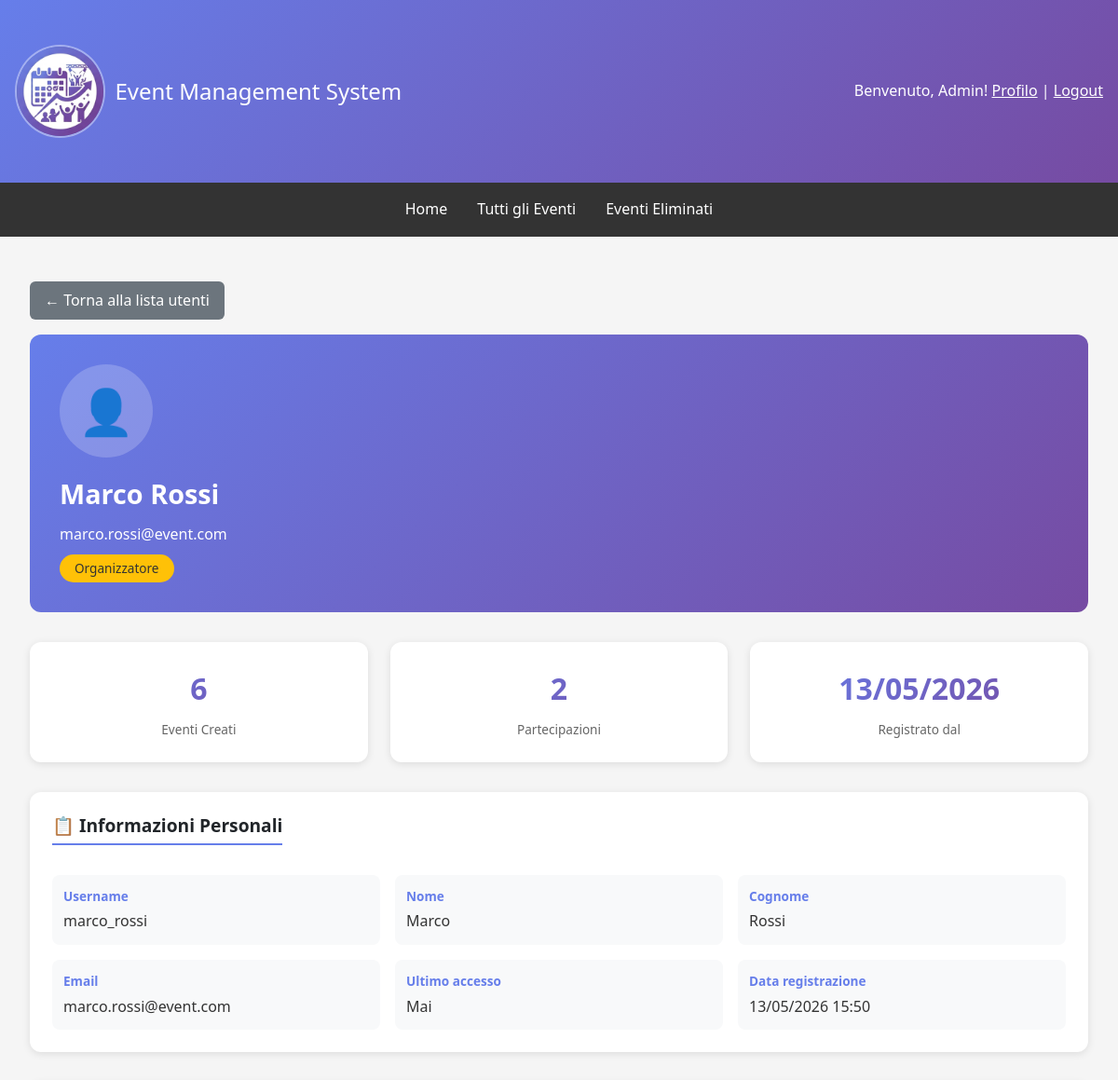
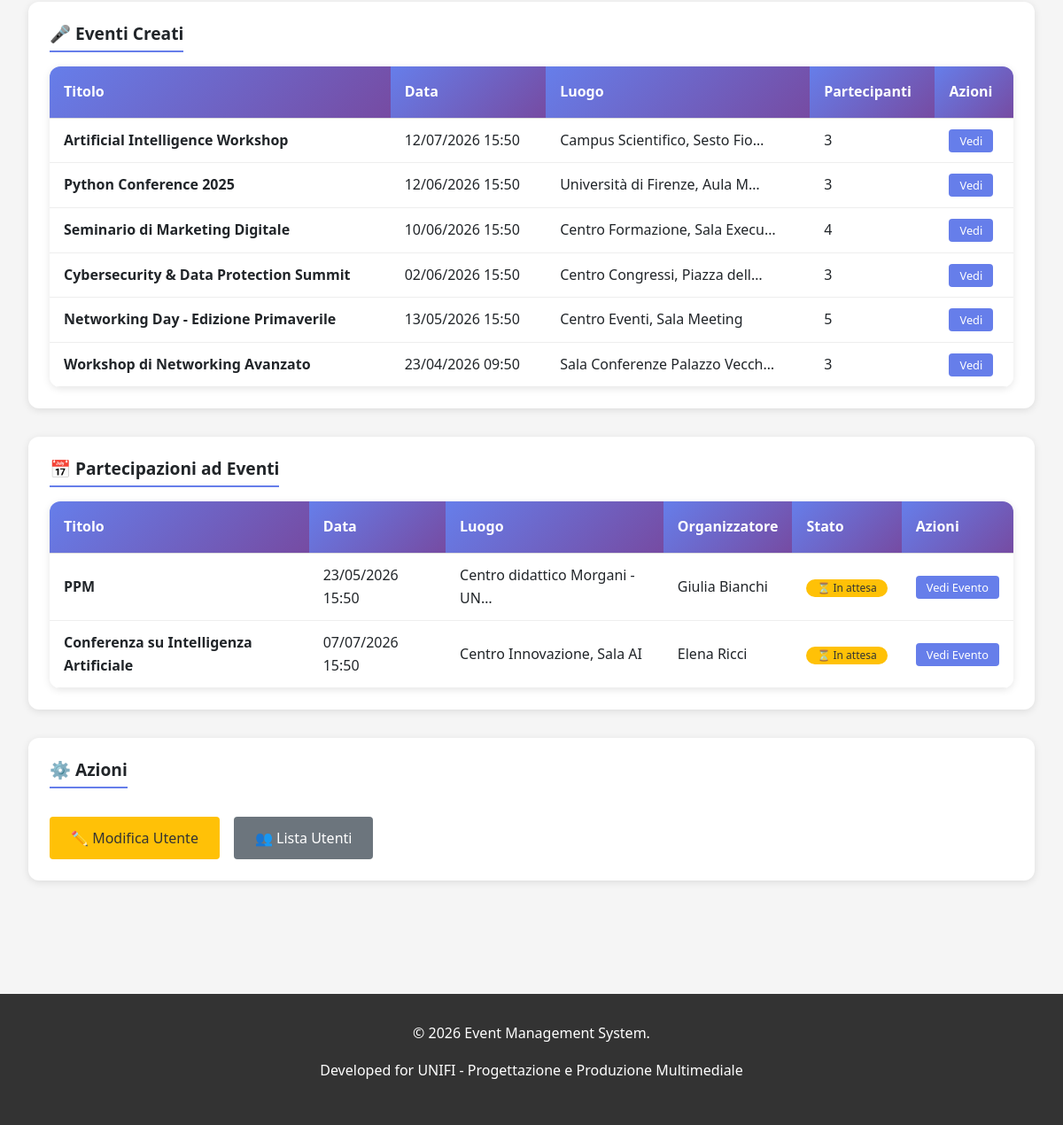
The page /users/admin/users/407/ (signed in) on the database its author committed (2 pictures, top to bottom).
### events/models.py (models this page shows, shortened)
class Event(models.Model):
    STATUS_CHOICES = [('draft', 'Bozza'), ('published', 'Pubblicato'), ('ongoing', 'In Corso'), ('completed', 'Completato'), ('cancelled', 'Annullato')]
    title = models.CharField(max_length=200, verbose_name='Titolo')
    description = models.TextField(verbose_name='Descrizione')
    organizer = models.ForeignKey(User, on_delete=models.CASCADE, related_name='organized_events', verbose_name='Organizzatore')
    location = models.CharField(max_length=255, verbose_name='Luogo')
    start_date = models.DateTimeField(verbose_name='Data e Ora Inizio')
    end_date = models.DateTimeField(verbose_name='Data e Ora Fine')
    max_attendees = models.IntegerField(null=True, blank=True, verbose_name='Numero Massimo Partecipanti')
    image = models.ImageField(upload_to='event_images/', blank=True, null=True, verbose_name='Immagine')
    status = models.CharField(max_length=15, choices=STATUS_CHOICES, default='draft', verbose_name='Stato')
    created_at = models.DateTimeField(auto_now_add=True)
    updated_at = models.DateTimeField(auto_now=True)
    deleted_at = models.DateTimeField(null=True, blank=True, verbose_name='Eliminato il')
    class Meta:
        ordering = ['-start_date']
        permissions = [('can_create_event', 'Può creare eventi'), ('can_edit_own_events', 'Può modificare i propri eventi'), ('can_delete_own_events', 'Può eliminare i propri eventi'), ('can_view_attendees', 'Può visualizzare la lista dei partecipanti')]

class EventRegistration(models.Model):
    STATUS_CHOICES = [('pending', 'In Attesa'), ('confirmed', 'Confermato'), ('cancelled', 'Annullato'), ('attended', 'Partecipato')]
    event = models.ForeignKey(Event, on_delete=models.CASCADE)
    user = models.ForeignKey(User, on_delete=models.CASCADE, related_name='event_registrations')
    status = models.CharField(max_length=15, choices=STATUS_CHOICES, default='pending')
    registered_at = models.DateTimeField(auto_now_add=True)
    updated_at = models.DateTimeField(auto_now=True)
    class Meta:
        unique_together = ('event', 'user')
        ordering = ['-registered_at']

### users/views.py (the view)
# urls.py: path('admin/users/<int:user_id>/', views.user_detail, name='user_detail'),
@user_passes_test(is_admin)
def user_detail(request, user_id):
    user = get_object_or_404(User.objects.select_related('profile'), id=user_id)
    events_organized = user.organized_events.all() if hasattr(user, 'organized_events') else []
    try:
        events_attending = user.event_registrations.filter(
            ~Q(status='cancelled')
        ).select_related('event', 'event__organizer')
    except:
        events_attending = []
    context = {
        'user_detail': user,
        'events_organized': events_organized,
        'events_attending': events_attending,
    }
    return render(request, 'users/user_detail.html', context)

### templates/users/user_detail.html (shortened to what this page needs)
{% extends 'base.html' %}
{% block content %}
<div class="profile-container">
    <a href="{% url 'users:user_list' %}" class="btn-back">
        ← Torna alla lista utenti
    </a>
    <div class="profile-header">
        <div class="profile-avatar">
            {% if user_detail.profile.avatar %}
                <img src="{{ user_detail.profile.avatar.url }}" alt="{{ user_detail.username }}" style="width: 100%; height: 100%; border-radius: 50%; object-fit: cover;">
            {% else %}
                👤
            {% endif %}
        </div>
        <div class="profile-name">{{ user_detail.get_full_name|default:user_detail.username }}</div>
        <div class="profile-email">{{ user_detail.email|default:"Email non impostata" }}</div>
        <div class="profile-role
            {% if user_detail.is_staff %}role-admin
            {% elif user_detail.profile.role == 'organizer' %}role-organizer
            {% else %}role-attendee{% endif %}">
            {% if user_detail.is_staff %}
                Amministratore
            {% elif user_detail.profile.role == 'organizer' %}
                Organizzatore
            {% else %}
                Partecipante
            {% endif %}
        </div>
    </div>
    <div class="stats-grid">
        <div class="stat-card">
            <div class="stat-number">{{ events_organized.count|default:"0" }}</div>
            <div class="stat-label">Eventi Creati</div>
        </div>
        <div class="stat-card">
            <div class="stat-number">{{ events_attending.count|default:"0" }}</div>
            <div class="stat-label">Partecipazioni</div>
        </div>
        <div class="stat-card">
            <div class="stat-number">{{ user_detail.date_joined|date:"d/m/Y" }}</div>
            <div class="stat-label">Registrato dal</div>
        </div>
    </div>
    <div class="info-section">
        <h3 class="info-title">📋 Informazioni Personali</h3>
        <div class="info-grid">
            <div class="info-item">
                <div class="info-label">Username</div>
                <div class="info-value">{{ user_detail.username }}</div>
            </div>
            <div class="info-item">
                <div class="info-label">Nome</div>
                <div class="info-value">{{ user_detail.first_name|default:"—" }}</div>
            </div>
            <div class="info-item">
                <div class="info-label">Cognome</div>
                <div class="info-value">{{ user_detail.last_name|default:"—" }}</div>
            </div>
            <div class="info-item">
                <div class="info-label">Email</div>
                <div class="info-value">{{ user_detail.email|default:"—" }}</div>
            </div>
            <div class="info-item">
                <div class="info-label">Ultimo accesso</div>
                <div class="info-value">{{ user_detail.last_login|date:"d/m/Y H:i"|default:"Mai" }}</div>
            </div>
            <div class="info-item">
                <div class="info-label">Data registrazione</div>
                <div class="info-value">{{ user_detail.date_joined|date:"d/m/Y H:i" }}</div>
            </div>
        </div>
    </div>
    {% if events_organized %}
    <div class="info-section">
        <h3 class="info-title">🎤 Eventi Creati</h3>
        <div class="events-table">
            <table>
                <thead>
                    <tr>
                        <th>Titolo</th>
                        <th>Data</th>
                        <th>Luogo</th>
                        <th>Partecipanti</th>
                        <th>Azioni</th>
                    </tr>
                </thead>
                <tbody>
                    {% for event in events_organized %}
                    <tr>
                        <td><strong>{{ event.title }}</strong></td>
                        <td>{{ event.start_date|date:"d/m/Y H:i" }}</td>
                        <td>{{ event.location|truncatechars:30 }}</td>
                        <td>{{ event.eventregistration_set.count }}</td>
                        <td>
                            <a href="{% url 'events:event_detail' event.id %}" class="btn-sm">Vedi</a>
                        </td>
                    </tr>
                    {% endfor %}
                </tbody>
            </table>
        </div>
    </div>
    {% endif %}
    {% if events_attending %}
    <div class="info-section">
        <h3 class="info-title">📅 Partecipazioni ad Eventi</h3>
        <div class="events-table">
            <table>
                <thead>
                    <tr>
                        <th>Titolo</th>
                        <th>Data</th>
                        <th>Luogo</th>
                        <th>Organizzatore</th>
                        <th>Stato</th>
                        <th>Azioni</th>
                    </tr>
                </thead>
                <tbody>
                    {% for registration in events_attending %}
                    <tr>
                        <td><strong>{{ registration.event.title }}</strong></td>
                        <td>{{ registration.event.start_date|date:"d/m/Y H:i" }}</td>
                        <td>{{ registration.event.location|truncatechars:30 }}</td>
                        <td>{{ registration.event.organizer.get_full_name|default:registration.event.organizer.username }}</td>
                        <td>
                            <span class="badge badge-{{ registration.status }}">
                                {% if registration.status == 'confirmed' %}✅ Confermato
                                {% elif registration.status == 'pending' %}⏳ In attesa
                                {% else %}❌ Cancellato{% endif %}
                            </span>
                        </td>
                        <td>
                            <a href="{% url 'events:event_detail' registration.event.id %}" class="btn-sm">Vedi Evento</a>
                        </td>
                    </tr>
                    {% endfor %}
                </tbody>
            </table>
        </div>
    </div>
    {% endif %}
    <div class="info-section">
        <h3 class="info-title">⚙️ Azioni</h3>
        <div style="display: flex; gap: 1rem; flex-wrap: wrap; margin-top: 1rem;">
            <a href="{% url 'admin:auth_user_change' user_detail.id %}" class="btn" style="background: #ffc107; color: #333;">
                ✏️ Modifica Utente
            </a>
            <a href="{% url 'users:user_list' %}" class="btn" style="background: #6c757d;">
                👥 Lista Utenti
            </a>
        </div>
    </div>
</div>
{% endblock %}

### templates/base.html (shortened to what this page needs)
{% load static %}
<!DOCTYPE html>
<html lang="it">
<head>
    <link href="https://cdn.jsdelivr.net/npm/bootstrap@5.3.0/dist/css/bootstrap.min.css" rel="stylesheet">
</head>
<body>
    <header>
        <div class="container">
            <div class="header-content">
                <div class="header-logo">
                    <a href="{% url 'home' %}" style="text-decoration: none; color: inherit; display: flex; align-items: center; gap: 10px;">
                        <img src="{% static 'favicon.ico' %}" alt="Event Management System Logo">
                        <h1>Event Management System</h1>
                    </a>
                </div>
                <div class="user-info">
                    {% if user.is_authenticated %}
                        <span>Benvenuto, {{ user.first_name|default:user.username }}!</span>
                        <a href="{% url 'users:profile' %}" style="color: white; text-decoration: underline;">Profilo</a> |
                        <form method="post" action="{% url 'users:logout' %}" style="display: inline; margin: 0; padding: 0; background: none; border:none; outline: none; box-shadow: none;">
                            <button type="submit" style="background: none; border: none; color: white; text-decoration: underline; cursor: pointer; padding: 0; font: inherit; outline: none; box-shadow: none;">
                                Logout
                            </button>
                        </form>
                    {% else %}
                        <a href="{% url 'users:login' %}" style="color: white; text-decoration: underline;">Login</a> |
                        <a href="{% url 'users:register' %}" style="color: white; text-decoration: underline;">Registrati</a>
                    {% endif %}
                </div>
            </div>
        </div>
    </header>
    <nav>
        <div class="nav-links">
            <a href="{% url 'home' %}">Home</a>
            <a href="{% url 'events:event_list' %}">Tutti gli Eventi</a>
            {% if user.is_authenticated %}
                {% if user.is_staff %}
                    <a href="{% url 'events:deleted_events' %}">Eventi Eliminati</a>
                {% else %}
                    <a href="{% url 'events:user_registrations' %}">Le mie Registrazioni</a>
                    <a href="{% url 'events:calendar_view' %}">Calendario</a>
                {% endif %}
            {% endif %}
        </div>
    </nav>
    <div class="container">
        {% block content %}{% endblock %}
    </div>
    <footer>
        <p>&copy; 2026 Event Management System.</p>
        <p>Developed for UNIFI - Progettazione e Produzione Multimediale</p>
    </footer>
</body>
</html>

### rows shown on the page
Event: title "Artificial Intelligence Workshop", start_date "12/07/2026 15:50", location "Campus Scientifico, Sesto Fio…", eventregistration_set.count "3"
Event: title "Python Conference 2025", start_date "12/06/2026 15:50", location "Università di Firenze, Aula M…", eventregistration_set.count "3"
Event: title "Seminario di Marketing Digitale", start_date "10/06/2026 15:50", location "Centro Formazione, Sala Execu…", eventregistration_set.count "4"
Event: title "Cybersecurity & Data Protection Summit", start_date "02/06/2026 15:50", location "Centro Congressi, Piazza dell…", eventregistration_set.count "3"
Event: title "Networking Day - Edizione Primaverile", start_date "13/05/2026 15:50", location "Centro Eventi, Sala Meeting", eventregistration_set.count "5"
Event: title "Workshop di Networking Avanzato", start_date "23/04/2026 09:50", location "Sala Conferenze Palazzo Vecch…", eventregistration_set.count "3"
EventRegistration: event "PPM", event.start_date "23/05/2026 15:50", event.location "Centro didattico Morgani - UN…", event.organizer.get_full_name "Giulia Bianchi", status "⏳ In attesa"
EventRegistration: event "Conferenza su Intelligenza Artificiale", event.start_date "07/07/2026 15:50", event.location "Centro Innovazione, Sala AI", event.organizer.get_full_name "Elena Ricci", status "⏳ In attesa"

### other values the page prints
{{ user.first_name|default:user.username }} "Admin"
{{ user_detail.get_full_name|default:user_detail.username }} "Marco Rossi"
{{ user_detail.email|default:"Email non impostata" }} "marco.rossi@event.com"
{{ user_detail.username }} "marco_rossi"
{{ user_detail.first_name|default:"—" }} "Marco"
{{ user_detail.last_name|default:"—" }} "Rossi"
{{ user_detail.email|default:"—" }} "marco.rossi@event.com"
{{ user_detail.last_login|date:"d/m/Y H:i"|default:"Mai" }} "Mai"
{{ user_detail.date_joined|date:"d/m/Y H:i" }} "13/05/2026 15:50"
